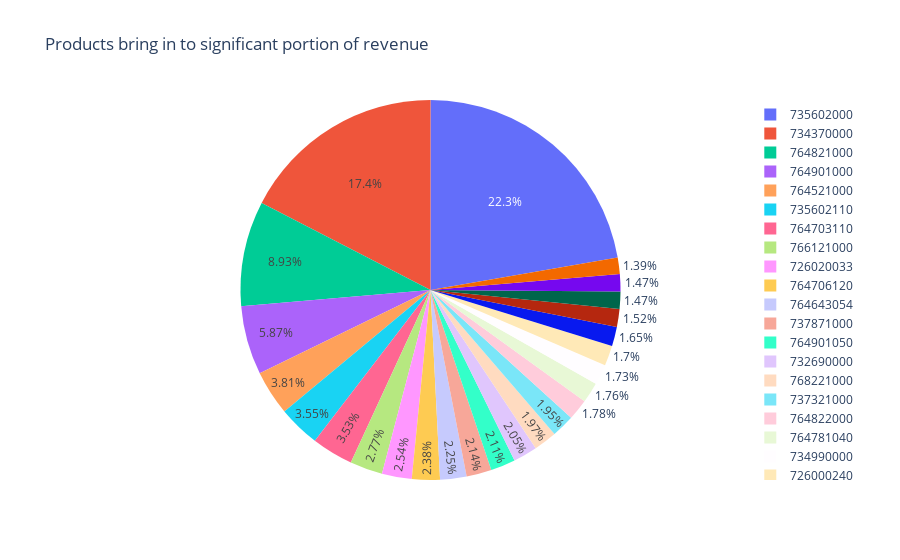

The code cell stored with this chart in its notebook:
### Markdown cell above
## Visualizing proportion of products contributing more to their revenue using Pie chart

### Code cell
fig = px.pie(HIGHEST_REVENUE_PRODUCT, values='TOTAL REVENUE', names='PRODUCT NUMBER', title='Products bring in to significant portion of revenue')
fig.show() # Visualizing on products which are contributing more to the revenue
fig = px.pie(HIGHEST_REVENUE_PRODUCT, values='TOTAL MARGIN', names='PRODUCT NUMBER', title='Products which has highest margin')
fig.show() # Visualizing on products which has highest margin

### Figure 1 — Plotly figure (JSON) as saved in the notebook; plotly's stock layout.template omitted (floating-point values rounded to 4 significant figures)
{"data": [{"domain": {"x": [0, 1], "y": [0, 1]}, "hovertemplate": "PRODUCT NUMBER=%{label}<br>TOTAL REVENUE=%{value}<extra></extra>", "labels": [735602000, 734370000, 764821000, 764901000, 764521000, 735602110, 764703110, 766121000, 726020033, 764706120, 764643054, 737871000, 764901050, 732690000, 768221000, 737321000, 764822000, 764781040, 734990000, 726000240, 727000140, 723800000, 764601000, 766121610, 727031200], "legendgroup": "", "name": "", "showlegend": true, "type": "pie", "values": [16150000.0, 12641200, 6482000.0, 4258000.0, 2768000.0, 2576000.0, 2558000.0, 2013000.0, 1842000.0, 1725000.0, 1629000.0, 1550000.0, 1528000.0, 1488000.0, 1430000.0, 1412000.0, 1291000.0, 1275000.0, 1258000.0, 1237000.0, 1197000.0, 1105000.0, 1069000.0, 1067000.0, 1010000.0]}], "layout": {"legend": {"tracegroupgap": 0}, "title": {"text": "Products bring in to significant portion of revenue"}}}
